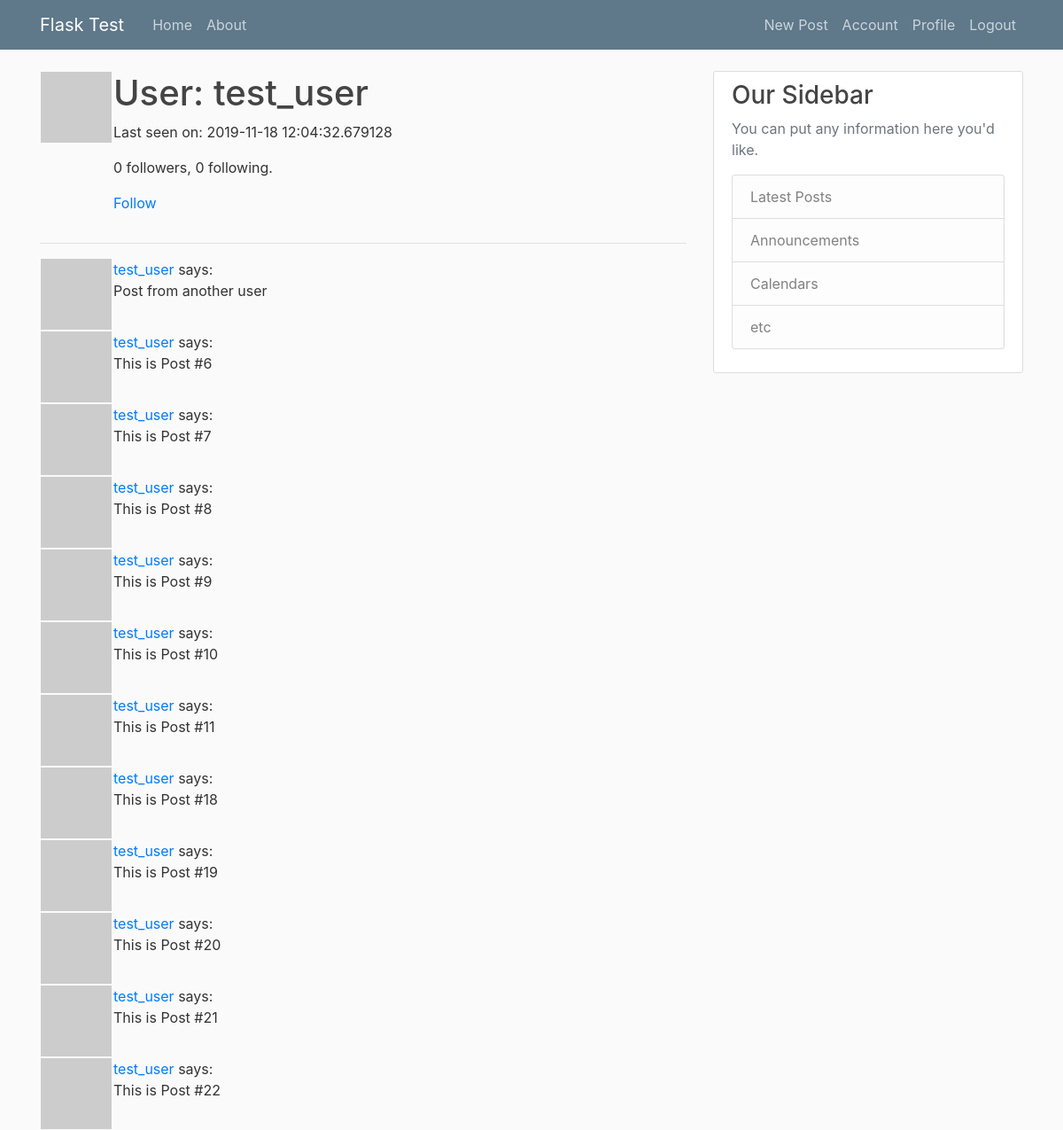
Screenshot of /user/test_user (signed in) with the database file from the repository.
### flaskblog/models.py (models this page shows, shortened)
class User(db.Model, UserMixin):
	id = db.Column(db. Integer, primary_key=True)
	username = db.Column(db.String(20), unique=True, nullable=False)
	email = db.Column(db.String(120), unique=True, nullable=False)
	image_file = db.Column(db.String(20), nullable=False, default='default.jpg')
	password = db.Column(db.String(60), nullable=False)
	posts = db.relationship( 'Post', backref='author', lazy=True)
	about_me = db.Column(db.String(140))
	last_seen = db.Column(db.DateTime, default=datetime.utcnow)
	followed = db.relationship(
        'User', secondary=followers,
        primaryjoin=(followers.c.follower_id == id),
        secondaryjoin=(followers.c.followed_id == id),
        backref=db.backref('followers', lazy='dynamic'), lazy='dynamic')
	def avatar(self, size):
		digest = md5(self.email.lower().encode('utf-8')).hexdigest()
		return 'https://www.gravatar.com/avatar/{}?d=identicon&s={}'.format(digest, size)
	def is_following(self, user):
		return self.followed.filter(
			followers.c.followed_id == user.id).count() > 0

class Post(db.Model):
	id = db.Column(db.Integer, primary_key=True)
	title = db.Column(db.String(100), nullable=False)
	date_posted = db.Column(db.DateTime, nullable=False, default=datetime.utcnow)
	content = db.Column(db.Text, nullable=False)
	user_id = db.Column(db.Integer, db.ForeignKey('user.id'), nullable=False)

### flaskblog/routes.py (the view)
@app.route('/user/<username>')
@login_required
def user(username):
    user = User.query.filter_by(username=username).first_or_404()
    page = request.args.get('page', 1, type=int)
    posts = Post.query.filter_by(user_id=user.id).paginate(page, 20, False)
    return render_template('user.html', user=user, posts=posts.items)

### flaskblog/models.py (called while the page is built)
@login_manager.user_loader
def load_user(user_id):
	return User.query.get(int(user_id))

### flaskblog/routes.py (called while the page is built)
@app.before_request
def before_request():
    if current_user.is_authenticated:
        current_user.last_seen = datetime.utcnow()
        db.session.commit()

### flaskblog/templates/user.html (shortened to what this page needs)
{% extends "layout.html" %}
{% block content %}
    <table>
        <tr valign="top">
            <td><img src="{{ user.avatar(128) }}"></td>
            <td>
                <h1>User: {{ user.username }}</h1>
                {% if user.last_seen %}<p>Last seen on: {{ user.last_seen }}</p>{% endif %}
                <p>{{ user.followers.count() }} followers, {{ user.followed.count() }} following.</p>
                {% if user == current_user %}
                <p><a href="{{ url_for('edit_profile') }}">Edit your profile</a></p>
                {% elif not current_user.is_following(user) %}
                <p><a href="{{ url_for('follow', username=user.username) }}">Follow</a></p>
                {% else %}
                <p><a href="{{ url_for('unfollow', username=user.username) }}">Unfollow</a></p>
                {% endif %}
            </td>
        </tr>
    </table>
    <hr>
    {% for post in posts %}
        {% include '_post.html' %}
    {% endfor %}
{% endblock %}

### flaskblog/templates/_post.html
<table>
    <tr valign="top">
        <td><img src="{{ post.author.avatar(36) }}"></td>
        <td><a href="{{ url_for('user', username=post.author.username) }}">{{ post.author.username }}</a> says:<br>{{ post.content }}</td>
    </tr>
</table>

### flaskblog/static/main.css (style rules this page uses)
body { background: #fafafa; color: #333333; margin-top: 5rem; }
h1, h2, h3, h4, h5, h6 { color: #444444; }

### rows the page displays
User: username "test_user", last_seen "2019-11-18 12:04:32.679128"
Post: author.username "test_user", content "Post from another user"
Post: author.username "test_user", content "This is Post #6"
Post: author.username "test_user", content "This is Post #7"
Post: author.username "test_user", content "This is Post #8"
Post: author.username "test_user", content "This is Post #9"
Post: author.username "test_user", content "This is Post #10"
Post: author.username "test_user", content "This is Post #11"
Post: author.username "test_user", content "This is Post #18"
Post: author.username "test_user", content "This is Post #19"
Post: author.username "test_user", content "This is Post #20"
Post: author.username "test_user", content "This is Post #21"
Post: author.username "test_user", content "This is Post #22"

### other values shown
{{ user.followers.count() }} "0"
{{ user.followed.count() }} "0"
